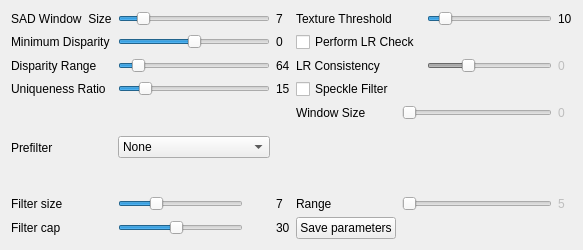
<?xml version="1.0" encoding="UTF-8"?>
<ui version="4.0">
 <class>MatcherWidgetOpenCVBlock</class>
 <widget class="QWidget" name="MatcherWidgetOpenCVBlock">
  <property name="geometry">
   <rect>
    <x>0</x>
    <y>0</y>
    <width>521</width>
    <height>250</height>
   </rect>
  </property>
  <property name="sizePolicy">
   <sizepolicy hsizetype="Preferred" vsizetype="Fixed">
    <horstretch>0</horstretch>
    <verstretch>0</verstretch>
   </sizepolicy>
  </property>
  <property name="minimumSize">
   <size>
    <width>0</width>
    <height>200</height>
   </size>
  </property>
  <property name="maximumSize">
   <size>
    <width>700</width>
    <height>250</height>
   </size>
  </property>
  <property name="windowTitle">
   <string>Form</string>
  </property>
  <layout class="QGridLayout" name="gridLayout_4">
   <item row="0" column="1">
    <layout class="QGridLayout" name="gridLayout">
     <item row="0" column="1">
      <widget class="QSlider" name="blockSizeSlider">
       <property name="minimumSize">
        <size>
         <width>125</width>
         <height>0</height>
        </size>
       </property>
       <property name="maximumSize">
        <size>
         <width>175</width>
         <height>16777215</height>
        </size>
       </property>
       <property name="minimum">
        <number>2</number>
       </property>
       <property name="maximum">
        <number>25</number>
       </property>
       <property name="value">
        <number>5</number>
       </property>
       <property name="orientation">
        <enum>Qt::Horizontal</enum>
       </property>
      </widget>
     </item>
     <item row="1" column="1">
      <widget class="QSlider" name="minDisparitySlider">
       <property name="minimumSize">
        <size>
         <width>125</width>
         <height>0</height>
        </size>
       </property>
       <property name="maximumSize">
        <size>
         <width>175</width>
         <height>16777215</height>
        </size>
       </property>
       <property name="minimum">
        <number>-200</number>
       </property>
       <property name="maximum">
        <number>200</number>
       </property>
       <property name="orientation">
        <enum>Qt::Horizontal</enum>
       </property>
      </widget>
     </item>
     <item row="3" column="1">
      <widget class="QSlider" name="uniquenessRatioSlider">
       <property name="minimumSize">
        <size>
         <width>125</width>
         <height>0</height>
        </size>
       </property>
       <property name="maximumSize">
        <size>
         <width>175</width>
         <height>16777215</height>
        </size>
       </property>
       <property name="minimum">
        <number>1</number>
       </property>
       <property name="value">
        <number>15</number>
       </property>
       <property name="orientation">
        <enum>Qt::Horizontal</enum>
       </property>
      </widget>
     </item>
     <item row="2" column="1">
      <widget class="QSlider" name="disparityRangeSlider">
       <property name="minimumSize">
        <size>
         <width>125</width>
         <height>0</height>
        </size>
       </property>
       <property name="maximumSize">
        <size>
         <width>175</width>
         <height>16777215</height>
        </size>
       </property>
       <property name="minimum">
        <number>1</number>
       </property>
       <property name="maximum">
        <number>32</number>
       </property>
       <property name="singleStep">
        <number>1</number>
       </property>
       <property name="value">
        <number>4</number>
       </property>
       <property name="orientation">
        <enum>Qt::Horizontal</enum>
       </property>
      </widget>
     </item>
     <item row="2" column="3" colspan="2">
      <widget class="QLabel" name="label_7">
       <property name="text">
        <string>LR Consistency</string>
       </property>
      </widget>
     </item>
     <item row="2" column="5">
      <widget class="QSlider" name="consistencySlider">
       <property name="enabled">
        <bool>false</bool>
       </property>
       <property name="minimum">
        <number>0</number>
       </property>
       <property name="maximum">
        <number>32</number>
       </property>
       <property name="value">
        <number>10</number>
       </property>
       <property name="orientation">
        <enum>Qt::Horizontal</enum>
       </property>
      </widget>
     </item>
     <item row="2" column="6">
      <widget class="QLabel" name="consistencyLabel">
       <property name="enabled">
        <bool>false</bool>
       </property>
       <property name="text">
        <string>0</string>
       </property>
      </widget>
     </item>
     <item row="1" column="3" colspan="2">
      <widget class="QCheckBox" name="consistencyCheck">
       <property name="text">
        <string>Perform LR Check</string>
       </property>
      </widget>
     </item>
     <item row="3" column="2">
      <widget class="QLabel" name="uniquenessRatioLabel">
       <property name="text">
        <string>15</string>
       </property>
      </widget>
     </item>
     <item row="1" column="2">
      <widget class="QLabel" name="minDisparityLabel">
       <property name="text">
        <string>0</string>
       </property>
      </widget>
     </item>
     <item row="2" column="2">
      <widget class="QLabel" name="disparityRangeLabel">
       <property name="text">
        <string>64</string>
       </property>
      </widget>
     </item>
     <item row="0" column="2">
      <widget class="QLabel" name="blockSizeLabel">
       <property name="text">
        <string>7</string>
       </property>
      </widget>
     </item>
     <item row="3" column="3" colspan="2">
      <widget class="QCheckBox" name="speckleFilterCheck">
       <property name="text">
        <string>Speckle Filter</string>
       </property>
      </widget>
     </item>
     <item row="7" column="3">
      <widget class="QLabel" name="label_6">
       <property name="text">
        <string>Range</string>
       </property>
      </widget>
     </item>
     <item row="0" column="0">
      <widget class="QLabel" name="label_5">
       <property name="text">
        <string>SAD Window  Size</string>
       </property>
      </widget>
     </item>
     <item row="1" column="0">
      <widget class="QLabel" name="label_3">
       <property name="text">
        <string>Minimum Disparity</string>
       </property>
      </widget>
     </item>
     <item row="2" column="0">
      <widget class="QLabel" name="label_4">
       <property name="text">
        <string>Disparity Range</string>
       </property>
      </widget>
     </item>
     <item row="3" column="0">
      <widget class="QLabel" name="label_9">
       <property name="text">
        <string>Uniqueness Ratio</string>
       </property>
      </widget>
     </item>
     <item row="5" column="0" rowspan="2">
      <widget class="QLabel" name="label_10">
       <property name="text">
        <string>Prefilter</string>
       </property>
      </widget>
     </item>
     <item row="5" column="1" rowspan="2">
      <widget class="QComboBox" name="prefilterCombo">
       <item>
        <property name="text">
         <string>None</string>
        </property>
       </item>
       <item>
        <property name="text">
         <string>Normalised Response</string>
        </property>
       </item>
       <item>
        <property name="text">
         <string>XSobel</string>
        </property>
       </item>
      </widget>
     </item>
     <item row="0" column="5">
      <widget class="QSlider" name="textureThresholdSlider">
       <property name="minimumSize">
        <size>
         <width>125</width>
         <height>0</height>
        </size>
       </property>
       <property name="maximumSize">
        <size>
         <width>175</width>
         <height>16777215</height>
        </size>
       </property>
       <property name="value">
        <number>10</number>
       </property>
       <property name="orientation">
        <enum>Qt::Horizontal</enum>
       </property>
      </widget>
     </item>
     <item row="0" column="6">
      <widget class="QLabel" name="textureThresholdLabel">
       <property name="text">
        <string>10</string>
       </property>
      </widget>
     </item>
     <item row="0" column="3" colspan="2">
      <widget class="QLabel" name="label_2">
       <property name="text">
        <string>Texture Threshold</string>
       </property>
      </widget>
     </item>
     <item row="8" column="0">
      <widget class="QLabel" name="label_12">
       <property name="text">
        <string>Filter cap</string>
       </property>
      </widget>
     </item>
     <item row="7" column="1">
      <widget class="QSlider" name="prefilterSizeSlider">
       <property name="minimumSize">
        <size>
         <width>125</width>
         <height>0</height>
        </size>
       </property>
       <property name="maximumSize">
        <size>
         <width>125</width>
         <height>16777215</height>
        </size>
       </property>
       <property name="minimum">
        <number>3</number>
       </property>
       <property name="maximum">
        <number>10</number>
       </property>
       <property name="value">
        <number>5</number>
       </property>
       <property name="orientation">
        <enum>Qt::Horizontal</enum>
       </property>
      </widget>
     </item>
     <item row="8" column="2">
      <widget class="QLabel" name="prefilterCapLabel">
       <property name="text">
        <string>30</string>
       </property>
      </widget>
     </item>
     <item row="7" column="0">
      <widget class="QLabel" name="label_11">
       <property name="text">
        <string>Filter size</string>
       </property>
      </widget>
     </item>
     <item row="8" column="1">
      <widget class="QSlider" name="prefilterCapSlider">
       <property name="minimumSize">
        <size>
         <width>125</width>
         <height>0</height>
        </size>
       </property>
       <property name="maximumSize">
        <size>
         <width>125</width>
         <height>16777215</height>
        </size>
       </property>
       <property name="minimum">
        <number>1</number>
       </property>
       <property name="maximum">
        <number>63</number>
       </property>
       <property name="value">
        <number>30</number>
       </property>
       <property name="orientation">
        <enum>Qt::Horizontal</enum>
       </property>
      </widget>
     </item>
     <item row="7" column="2">
      <widget class="QLabel" name="prefilterSizeLabel">
       <property name="text">
        <string>7</string>
       </property>
      </widget>
     </item>
     <item row="5" column="3">
      <widget class="QLabel" name="label">
       <property name="text">
        <string>Window Size </string>
       </property>
      </widget>
     </item>
     <item row="5" column="4" colspan="2">
      <widget class="QSlider" name="speckleWindowSlider">
       <property name="enabled">
        <bool>false</bool>
       </property>
       <property name="maximumSize">
        <size>
         <width>175</width>
         <height>16777215</height>
        </size>
       </property>
       <property name="maximum">
        <number>500</number>
       </property>
       <property name="value">
        <number>0</number>
       </property>
       <property name="orientation">
        <enum>Qt::Horizontal</enum>
       </property>
      </widget>
     </item>
     <item row="7" column="4" colspan="2">
      <widget class="QSlider" name="speckleRangeSlider">
       <property name="enabled">
        <bool>false</bool>
       </property>
       <property name="maximumSize">
        <size>
         <width>175</width>
         <height>16777215</height>
        </size>
       </property>
       <property name="minimum">
        <number>5</number>
       </property>
       <property name="maximum">
        <number>500</number>
       </property>
       <property name="orientation">
        <enum>Qt::Horizontal</enum>
       </property>
      </widget>
     </item>
     <item row="5" column="6">
      <widget class="QLabel" name="speckleWindowLabel">
       <property name="enabled">
        <bool>false</bool>
       </property>
       <property name="text">
        <string>0</string>
       </property>
      </widget>
     </item>
     <item row="7" column="6">
      <widget class="QLabel" name="speckleRangeLabel">
       <property name="enabled">
        <bool>false</bool>
       </property>
       <property name="text">
        <string>5</string>
       </property>
      </widget>
     </item>
     <item row="8" column="3">
      <widget class="QPushButton" name="saveParametersButton">
       <property name="text">
        <string>Save parameters</string>
       </property>
      </widget>
     </item>
    </layout>
   </item>
  </layout>
 </widget>
 <resources/>
 <connections/>
</ui>
